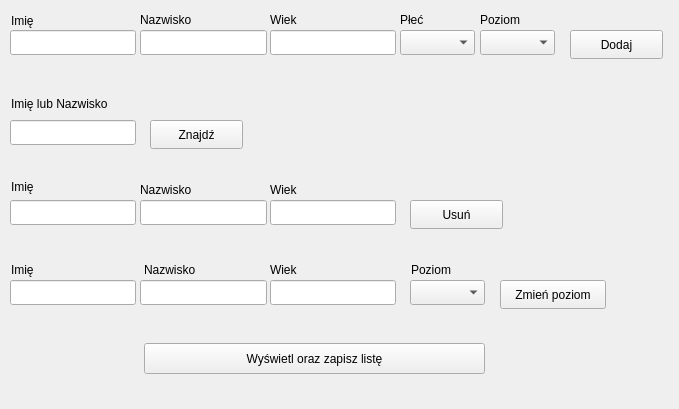
<?xml version="1.0" encoding="UTF-8"?>
<ui version="4.0">
 <class>MainWindow</class>
 <widget class="QMainWindow" name="MainWindow">
  <property name="geometry">
   <rect>
    <x>0</x>
    <y>0</y>
    <width>679</width>
    <height>409</height>
   </rect>
  </property>
  <property name="windowTitle">
   <string>MainWindow</string>
  </property>
  <widget class="QWidget" name="centralwidget">
   <widget class="QLineEdit" name="lineAddName">
    <property name="geometry">
     <rect>
      <x>10</x>
      <y>30</y>
      <width>126</width>
      <height>25</height>
     </rect>
    </property>
   </widget>
   <widget class="QLineEdit" name="lineAddSurname">
    <property name="geometry">
     <rect>
      <x>140</x>
      <y>30</y>
      <width>127</width>
      <height>25</height>
     </rect>
    </property>
   </widget>
   <widget class="QLineEdit" name="lineAddAge">
    <property name="geometry">
     <rect>
      <x>270</x>
      <y>30</y>
      <width>126</width>
      <height>25</height>
     </rect>
    </property>
   </widget>
   <widget class="QComboBox" name="SexBox">
    <property name="geometry">
     <rect>
      <x>400</x>
      <y>30</y>
      <width>75</width>
      <height>25</height>
     </rect>
    </property>
   </widget>
   <widget class="QComboBox" name="LevelBox">
    <property name="geometry">
     <rect>
      <x>480</x>
      <y>30</y>
      <width>75</width>
      <height>25</height>
     </rect>
    </property>
   </widget>
   <widget class="QPushButton" name="AddButton">
    <property name="geometry">
     <rect>
      <x>570</x>
      <y>30</y>
      <width>93</width>
      <height>29</height>
     </rect>
    </property>
    <property name="text">
     <string>Dodaj</string>
    </property>
   </widget>
   <widget class="QLineEdit" name="lineFindName">
    <property name="geometry">
     <rect>
      <x>10</x>
      <y>120</y>
      <width>126</width>
      <height>25</height>
     </rect>
    </property>
   </widget>
   <widget class="QPushButton" name="FindButton">
    <property name="geometry">
     <rect>
      <x>150</x>
      <y>120</y>
      <width>93</width>
      <height>29</height>
     </rect>
    </property>
    <property name="text">
     <string>Znajdź</string>
    </property>
   </widget>
   <widget class="QPushButton" name="DeleteButton">
    <property name="geometry">
     <rect>
      <x>410</x>
      <y>200</y>
      <width>93</width>
      <height>29</height>
     </rect>
    </property>
    <property name="text">
     <string>Usuń</string>
    </property>
   </widget>
   <widget class="QLineEdit" name="lineDeleteName">
    <property name="geometry">
     <rect>
      <x>10</x>
      <y>200</y>
      <width>126</width>
      <height>25</height>
     </rect>
    </property>
   </widget>
   <widget class="QLineEdit" name="lineDeleteSurname">
    <property name="geometry">
     <rect>
      <x>140</x>
      <y>200</y>
      <width>127</width>
      <height>25</height>
     </rect>
    </property>
   </widget>
   <widget class="QLineEdit" name="lineChangeName">
    <property name="geometry">
     <rect>
      <x>10</x>
      <y>280</y>
      <width>126</width>
      <height>25</height>
     </rect>
    </property>
   </widget>
   <widget class="QLineEdit" name="lineChangeSurname">
    <property name="geometry">
     <rect>
      <x>140</x>
      <y>280</y>
      <width>127</width>
      <height>25</height>
     </rect>
    </property>
   </widget>
   <widget class="QLineEdit" name="lineChangeAge">
    <property name="geometry">
     <rect>
      <x>270</x>
      <y>280</y>
      <width>126</width>
      <height>25</height>
     </rect>
    </property>
   </widget>
   <widget class="QPushButton" name="PrintButton">
    <property name="geometry">
     <rect>
      <x>144</x>
      <y>343</y>
      <width>341</width>
      <height>31</height>
     </rect>
    </property>
    <property name="text">
     <string>Wyświetl oraz zapisz listę</string>
    </property>
   </widget>
   <widget class="QLabel" name="label">
    <property name="geometry">
     <rect>
      <x>11</x>
      <y>11</y>
      <width>29</width>
      <height>20</height>
     </rect>
    </property>
    <property name="text">
     <string>Imię</string>
    </property>
   </widget>
   <widget class="QLabel" name="label_2">
    <property name="geometry">
     <rect>
      <x>140</x>
      <y>10</y>
      <width>63</width>
      <height>20</height>
     </rect>
    </property>
    <property name="text">
     <string>Nazwisko</string>
    </property>
   </widget>
   <widget class="QLabel" name="label_3">
    <property name="geometry">
     <rect>
      <x>270</x>
      <y>10</y>
      <width>33</width>
      <height>20</height>
     </rect>
    </property>
    <property name="text">
     <string>Wiek</string>
    </property>
   </widget>
   <widget class="QLabel" name="label_4">
    <property name="geometry">
     <rect>
      <x>11</x>
      <y>94</y>
      <width>121</width>
      <height>20</height>
     </rect>
    </property>
    <property name="text">
     <string>Imię lub Nazwisko</string>
    </property>
   </widget>
   <widget class="QLabel" name="label_5">
    <property name="geometry">
     <rect>
      <x>11</x>
      <y>177</y>
      <width>29</width>
      <height>20</height>
     </rect>
    </property>
    <property name="text">
     <string>Imię</string>
    </property>
   </widget>
   <widget class="QLabel" name="label_6">
    <property name="geometry">
     <rect>
      <x>140</x>
      <y>180</y>
      <width>63</width>
      <height>20</height>
     </rect>
    </property>
    <property name="text">
     <string>Nazwisko</string>
    </property>
   </widget>
   <widget class="QLabel" name="label_7">
    <property name="geometry">
     <rect>
      <x>270</x>
      <y>180</y>
      <width>33</width>
      <height>20</height>
     </rect>
    </property>
    <property name="text">
     <string>Wiek</string>
    </property>
   </widget>
   <widget class="QLabel" name="label_8">
    <property name="geometry">
     <rect>
      <x>11</x>
      <y>260</y>
      <width>29</width>
      <height>20</height>
     </rect>
    </property>
    <property name="text">
     <string>Imię</string>
    </property>
   </widget>
   <widget class="QLabel" name="label_9">
    <property name="geometry">
     <rect>
      <x>144</x>
      <y>260</y>
      <width>63</width>
      <height>20</height>
     </rect>
    </property>
    <property name="text">
     <string>Nazwisko</string>
    </property>
   </widget>
   <widget class="QLabel" name="label_10">
    <property name="geometry">
     <rect>
      <x>270</x>
      <y>260</y>
      <width>33</width>
      <height>20</height>
     </rect>
    </property>
    <property name="text">
     <string>Wiek</string>
    </property>
   </widget>
   <widget class="QLineEdit" name="lineDeleteAge">
    <property name="geometry">
     <rect>
      <x>270</x>
      <y>200</y>
      <width>126</width>
      <height>25</height>
     </rect>
    </property>
   </widget>
   <widget class="QComboBox" name="ChangeLevelBox">
    <property name="geometry">
     <rect>
      <x>410</x>
      <y>280</y>
      <width>75</width>
      <height>25</height>
     </rect>
    </property>
   </widget>
   <widget class="QPushButton" name="ChangeButton">
    <property name="geometry">
     <rect>
      <x>500</x>
      <y>280</y>
      <width>106</width>
      <height>29</height>
     </rect>
    </property>
    <property name="text">
     <string>Zmień poziom</string>
    </property>
   </widget>
   <widget class="QLabel" name="label_11">
    <property name="geometry">
     <rect>
      <x>400</x>
      <y>10</y>
      <width>27</width>
      <height>20</height>
     </rect>
    </property>
    <property name="text">
     <string>Płeć</string>
    </property>
   </widget>
   <widget class="QLabel" name="label_12">
    <property name="geometry">
     <rect>
      <x>480</x>
      <y>10</y>
      <width>49</width>
      <height>20</height>
     </rect>
    </property>
    <property name="text">
     <string>Poziom</string>
    </property>
   </widget>
   <widget class="QLabel" name="label_13">
    <property name="geometry">
     <rect>
      <x>411</x>
      <y>260</y>
      <width>49</width>
      <height>20</height>
     </rect>
    </property>
    <property name="text">
     <string>Poziom</string>
    </property>
   </widget>
  </widget>
  <widget class="QMenuBar" name="menubar">
   <property name="geometry">
    <rect>
     <x>0</x>
     <y>0</y>
     <width>679</width>
     <height>26</height>
    </rect>
   </property>
  </widget>
 </widget>
 <resources/>
 <connections/>
</ui>
